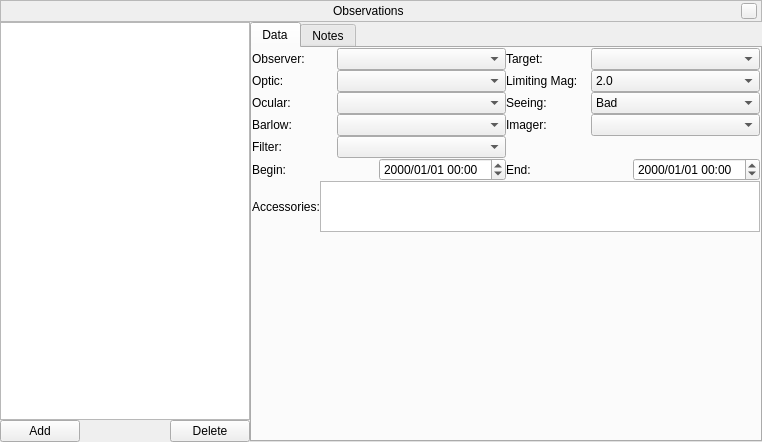
<?xml version="1.0" encoding="UTF-8"?>
<ui version="4.0">
 <class>ObservationsDialog</class>
 <widget class="QWidget" name="ObservationsDialog">
  <property name="geometry">
   <rect>
    <x>0</x>
    <y>0</y>
    <width>762</width>
    <height>442</height>
   </rect>
  </property>
  <property name="windowTitle">
   <string>Form</string>
  </property>
  <layout class="QVBoxLayout" name="verticalLayout_3">
   <property name="spacing">
    <number>0</number>
   </property>
   <property name="margin">
    <number>0</number>
   </property>
   <item>
    <widget class="BarFrame" name="LocationBar">
     <property name="sizePolicy">
      <sizepolicy hsizetype="Expanding" vsizetype="Fixed">
       <horstretch>0</horstretch>
       <verstretch>0</verstretch>
      </sizepolicy>
     </property>
     <property name="maximumSize">
      <size>
       <width>16777215</width>
       <height>25</height>
      </size>
     </property>
     <property name="frameShape">
      <enum>QFrame::StyledPanel</enum>
     </property>
     <property name="frameShadow">
      <enum>QFrame::Raised</enum>
     </property>
     <layout class="QHBoxLayout" name="horizontalLayout_7">
      <property name="spacing">
       <number>6</number>
      </property>
      <property name="leftMargin">
       <number>0</number>
      </property>
      <property name="topMargin">
       <number>0</number>
      </property>
      <property name="rightMargin">
       <number>4</number>
      </property>
      <property name="bottomMargin">
       <number>0</number>
      </property>
      <item>
       <spacer name="spacer_2">
        <property name="orientation">
         <enum>Qt::Horizontal</enum>
        </property>
        <property name="sizeHint" stdset="0">
         <size>
          <width>40</width>
          <height>20</height>
         </size>
        </property>
       </spacer>
      </item>
      <item>
       <widget class="QLabel" name="stelWindowTitle">
        <property name="text">
         <string>Observations</string>
        </property>
       </widget>
      </item>
      <item>
       <spacer name="spacer">
        <property name="orientation">
         <enum>Qt::Horizontal</enum>
        </property>
        <property name="sizeHint" stdset="0">
         <size>
          <width>40</width>
          <height>20</height>
         </size>
        </property>
       </spacer>
      </item>
      <item>
       <widget class="QPushButton" name="closeStelWindow">
        <property name="minimumSize">
         <size>
          <width>16</width>
          <height>16</height>
         </size>
        </property>
        <property name="maximumSize">
         <size>
          <width>16</width>
          <height>16</height>
         </size>
        </property>
        <property name="focusPolicy">
         <enum>Qt::NoFocus</enum>
        </property>
        <property name="text">
         <string/>
        </property>
       </widget>
      </item>
     </layout>
    </widget>
   </item>
   <item>
    <layout class="QHBoxLayout" name="contents" stretch="0,1">
     <property name="spacing">
      <number>0</number>
     </property>
     <item>
      <layout class="QVBoxLayout" name="observationsLayout">
       <property name="spacing">
        <number>0</number>
       </property>
       <item>
        <widget class="QListView" name="observationsListView">
         <property name="maximumSize">
          <size>
           <width>250</width>
           <height>16777215</height>
          </size>
         </property>
        </widget>
       </item>
       <item>
        <layout class="QHBoxLayout" name="observationsButtons">
         <item>
          <widget class="QPushButton" name="addObservationButton">
           <property name="text">
            <string>Add</string>
           </property>
          </widget>
         </item>
         <item>
          <spacer name="horizontalSpacer_6">
           <property name="orientation">
            <enum>Qt::Horizontal</enum>
           </property>
           <property name="sizeHint" stdset="0">
            <size>
             <width>20</width>
             <height>12</height>
            </size>
           </property>
          </spacer>
         </item>
         <item>
          <widget class="QPushButton" name="deleteObservationButton">
           <property name="text">
            <string>Delete</string>
           </property>
          </widget>
         </item>
        </layout>
       </item>
      </layout>
     </item>
     <item>
      <widget class="QTabWidget" name="tabWidget">
       <property name="currentIndex">
        <number>0</number>
       </property>
       <widget class="QWidget" name="data">
        <attribute name="title">
         <string>Data</string>
        </attribute>
        <layout class="QVBoxLayout" name="verticalLayout">
         <property name="spacing">
          <number>0</number>
         </property>
         <property name="margin">
          <number>0</number>
         </property>
         <item>
          <layout class="QVBoxLayout" name="verticalLayout_2">
           <property name="spacing">
            <number>0</number>
           </property>
           <item>
            <layout class="QGridLayout" name="gridLayout">
             <item row="0" column="0">
              <widget class="QLabel" name="label_9">
               <property name="maximumSize">
                <size>
                 <width>85</width>
                 <height>16777215</height>
                </size>
               </property>
               <property name="text">
                <string>Observer:</string>
               </property>
              </widget>
             </item>
             <item row="0" column="1">
              <widget class="QComboBox" name="observerComboBox"/>
             </item>
             <item row="0" column="2">
              <widget class="QLabel" name="label_23">
               <property name="maximumSize">
                <size>
                 <width>85</width>
                 <height>16777215</height>
                </size>
               </property>
               <property name="text">
                <string>Target:</string>
               </property>
              </widget>
             </item>
             <item row="0" column="3">
              <widget class="QComboBox" name="targetComboBox"/>
             </item>
             <item row="1" column="0">
              <widget class="QLabel" name="label_16">
               <property name="maximumSize">
                <size>
                 <width>85</width>
                 <height>16777215</height>
                </size>
               </property>
               <property name="text">
                <string>Optic:</string>
               </property>
              </widget>
             </item>
             <item row="1" column="1">
              <widget class="QComboBox" name="opticComboBox"/>
             </item>
             <item row="1" column="2">
              <widget class="QLabel" name="label_25">
               <property name="maximumSize">
                <size>
                 <width>85</width>
                 <height>16777215</height>
                </size>
               </property>
               <property name="text">
                <string>Limiting Mag:</string>
               </property>
              </widget>
             </item>
             <item row="1" column="3">
              <widget class="QComboBox" name="limitingMagComboBox">
               <item>
                <property name="text">
                 <string>2.0</string>
                </property>
               </item>
               <item>
                <property name="text">
                 <string>2.5</string>
                </property>
               </item>
               <item>
                <property name="text">
                 <string>3.0</string>
                </property>
               </item>
               <item>
                <property name="text">
                 <string>3.5</string>
                </property>
               </item>
               <item>
                <property name="text">
                 <string>4.0</string>
                </property>
               </item>
               <item>
                <property name="text">
                 <string>4.5</string>
                </property>
               </item>
               <item>
                <property name="text">
                 <string>5.0</string>
                </property>
               </item>
               <item>
                <property name="text">
                 <string>5.5</string>
                </property>
               </item>
               <item>
                <property name="text">
                 <string>6.0</string>
                </property>
               </item>
               <item>
                <property name="text">
                 <string>6.5</string>
                </property>
               </item>
               <item>
                <property name="text">
                 <string>7.0</string>
                </property>
               </item>
               <item>
                <property name="text">
                 <string>7.5</string>
                </property>
               </item>
               <item>
                <property name="text">
                 <string>8.0</string>
                </property>
               </item>
              </widget>
             </item>
             <item row="2" column="0">
              <widget class="QLabel" name="label_17">
               <property name="maximumSize">
                <size>
                 <width>85</width>
                 <height>16777215</height>
                </size>
               </property>
               <property name="text">
                <string>Ocular:</string>
               </property>
              </widget>
             </item>
             <item row="2" column="1">
              <widget class="QComboBox" name="ocularComboBox"/>
             </item>
             <item row="2" column="2">
              <widget class="QLabel" name="label_26">
               <property name="maximumSize">
                <size>
                 <width>85</width>
                 <height>16777215</height>
                </size>
               </property>
               <property name="text">
                <string>Seeing:</string>
               </property>
              </widget>
             </item>
             <item row="2" column="3">
              <widget class="QComboBox" name="seeingComboBox">
               <item>
                <property name="text">
                 <string>Bad</string>
                </property>
               </item>
               <item>
                <property name="text">
                 <string>Poor</string>
                </property>
               </item>
               <item>
                <property name="text">
                 <string>Average</string>
                </property>
               </item>
               <item>
                <property name="text">
                 <string>Good</string>
                </property>
               </item>
               <item>
                <property name="text">
                 <string>Excellent</string>
                </property>
               </item>
              </widget>
             </item>
             <item row="3" column="0">
              <widget class="QLabel" name="label_18">
               <property name="maximumSize">
                <size>
                 <width>85</width>
                 <height>16777215</height>
                </size>
               </property>
               <property name="text">
                <string>Barlow:</string>
               </property>
              </widget>
             </item>
             <item row="3" column="1">
              <widget class="QComboBox" name="barlowComboBox"/>
             </item>
             <item row="3" column="2">
              <widget class="QLabel" name="label_27">
               <property name="maximumSize">
                <size>
                 <width>85</width>
                 <height>16777215</height>
                </size>
               </property>
               <property name="text">
                <string>Imager:</string>
               </property>
              </widget>
             </item>
             <item row="3" column="3">
              <widget class="QComboBox" name="imagerComboBox"/>
             </item>
             <item row="4" column="0">
              <widget class="QLabel" name="label_19">
               <property name="maximumSize">
                <size>
                 <width>85</width>
                 <height>16777215</height>
                </size>
               </property>
               <property name="text">
                <string>Filter:</string>
               </property>
              </widget>
             </item>
             <item row="4" column="1">
              <widget class="QComboBox" name="filterComboBox"/>
             </item>
            </layout>
           </item>
           <item>
            <layout class="QGridLayout" name="gridLayout_2">
             <item row="0" column="0">
              <widget class="QLabel" name="label_11">
               <property name="text">
                <string>Begin:</string>
               </property>
              </widget>
             </item>
             <item row="0" column="1">
              <widget class="QDateTimeEdit" name="beginDateTimeEdit">
               <property name="displayFormat">
                <string>yyyy/MM/dd hh:mm</string>
               </property>
              </widget>
             </item>
             <item row="0" column="2">
              <widget class="QLabel" name="label_12">
               <property name="text">
                <string>End:</string>
               </property>
              </widget>
             </item>
             <item row="0" column="3">
              <widget class="QDateTimeEdit" name="endDateTimeEdit">
               <property name="displayFormat">
                <string>yyyy/MM/dd hh:mm</string>
               </property>
              </widget>
             </item>
            </layout>
           </item>
          </layout>
         </item>
         <item>
          <layout class="QHBoxLayout" name="horizontalLayout">
           <item>
            <widget class="QLabel" name="label_21">
             <property name="text">
              <string>Accessories:</string>
             </property>
            </widget>
           </item>
           <item>
            <widget class="LogBookTextEdit" name="accessoriesTextEdit">
             <property name="maximumSize">
              <size>
               <width>16777215</width>
               <height>51</height>
              </size>
             </property>
            </widget>
           </item>
          </layout>
         </item>
         <item>
          <spacer name="verticalSpacer">
           <property name="orientation">
            <enum>Qt::Vertical</enum>
           </property>
           <property name="sizeHint" stdset="0">
            <size>
             <width>20</width>
             <height>140</height>
            </size>
           </property>
          </spacer>
         </item>
        </layout>
       </widget>
       <widget class="QWidget" name="notes">
        <attribute name="title">
         <string>Notes</string>
        </attribute>
        <widget class="LogBookTextEdit" name="notesTextEdit">
         <property name="geometry">
          <rect>
           <x>0</x>
           <y>0</y>
           <width>501</width>
           <height>121</height>
          </rect>
         </property>
         <property name="maximumSize">
          <size>
           <width>16777215</width>
           <height>121</height>
          </size>
         </property>
        </widget>
       </widget>
      </widget>
     </item>
    </layout>
   </item>
  </layout>
 </widget>
 <customwidgets>
  <customwidget>
   <class>BarFrame</class>
   <extends>QFrame</extends>
   <header>Dialog.hpp</header>
   <container>1</container>
  </customwidget>
  <customwidget>
   <class>LogBookTextEdit</class>
   <extends>QTextEdit</extends>
   <header>LogBookTextEdit.hpp</header>
  </customwidget>
 </customwidgets>
 <resources/>
 <connections/>
</ui>
